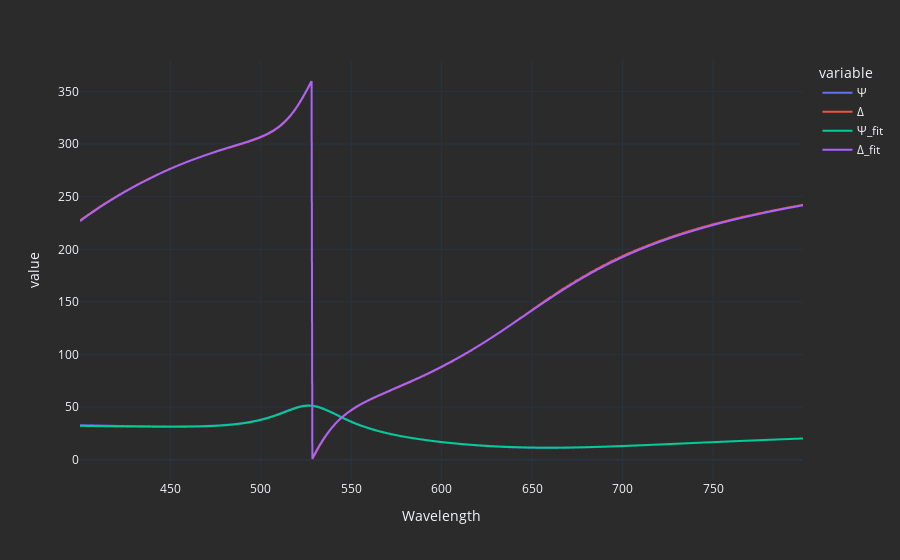

The code cell stored with this chart in its notebook:
### Markdown cell above
# Show fit

### Code cell
SiO2 = bm.IsotropicMaterial(bm.DispersionCauchy(out.params['SiO2_n0'], out.params['SiO2_n1'], out.params['SiO2_n2'],
                                                out.params['SiO2_k0'], out.params['SiO2_k1'], out.params['SiO2_k2']))

TiO2 = bm.IsotropicMaterial(bm.DispersionCauchy(out.params['TiO2_n0'], 
                                                out.params['TiO2_n1'], 
                                                out.params['TiO2_n2'], 
                                                out.params['TiO2_k0'], 
                                                out.params['TiO2_k1'], 
                                                out.params['TiO2_k2']))


Front = bm.IsotropicMaterial(bm.DispersionLess(1))  # Air
Layer = [bm.Layer(TiO2, out.params['TiO2_d']),
         bm.Layer(SiO2, out.params['SiO2_d'])]
S = bm.Structure(Front, Layer, Si)

fit_result = S.evaluate(tss.index.to_numpy(), 70)

pd.concat([tss, 
           pd.DataFrame({'Ψ_fit': fit_result.psi,
                        'Δ_fit': fit_result.delta}, 
                        index=tss.index)]
         ).plot()

### Figure 1 — Plotly figure (JSON) as saved in the notebook; plotly's stock layout.template omitted (floating-point values rounded to 4 significant figures; data arrays with more than 128 entries replaced by an {"elided": "..."} marker saying what was removed)
{"data": [{"hovertemplate": "variable=Ψ<br>Wavelength=%{x}<br>value=%{y}<extra></extra>", "legendgroup": "Ψ", "line": {"color": "#636efa", "dash": "solid"}, "mode": "lines", "name": "Ψ", "showlegend": true, "type": "scattergl", "x": {"elided": "1852 float values"}, "xaxis": "x", "y": {"elided": "1852 float values"}, "yaxis": "y"}, {"hovertemplate": "variable=Δ<br>Wavelength=%{x}<br>value=%{y}<extra></extra>", "legendgroup": "Δ", "line": {"color": "#EF553B", "dash": "solid"}, "mode": "lines", "name": "Δ", "showlegend": true, "type": "scattergl", "x": {"elided": "1852 float values"}, "xaxis": "x", "y": {"elided": "1852 float values"}, "yaxis": "y"}, {"hovertemplate": "variable=Ψ_fit<br>Wavelength=%{x}<br>value=%{y}<extra></extra>", "legendgroup": "Ψ_fit", "line": {"color": "#00cc96", "dash": "solid"}, "mode": "lines", "name": "Ψ_fit", "showlegend": true, "type": "scattergl", "x": {"elided": "1852 float values"}, "xaxis": "x", "y": {"elided": "1852 float values"}, "yaxis": "y"}, {"hovertemplate": "variable=Δ_fit<br>Wavelength=%{x}<br>value=%{y}<extra></extra>", "legendgroup": "Δ_fit", "line": {"color": "#ab63fa", "dash": "solid"}, "mode": "lines", "name": "Δ_fit", "showlegend": true, "type": "scattergl", "x": {"elided": "1852 float values"}, "xaxis": "x", "y": {"elided": "1852 float values"}, "yaxis": "y"}], "layout": {"autosize": true, "legend": {"title": {"text": "variable"}, "tracegroupgap": 0}, "margin": {"t": 60}, "xaxis": {"anchor": "y", "autorange": true, "domain": [0, 1], "range": [400.1, 799.7], "title": {"text": "Wavelength"}, "type": "linear"}, "yaxis": {"anchor": "x", "autorange": true, "domain": [0, 1], "range": [-19.16, 379.8], "title": {"text": "value"}, "type": "linear"}}}
